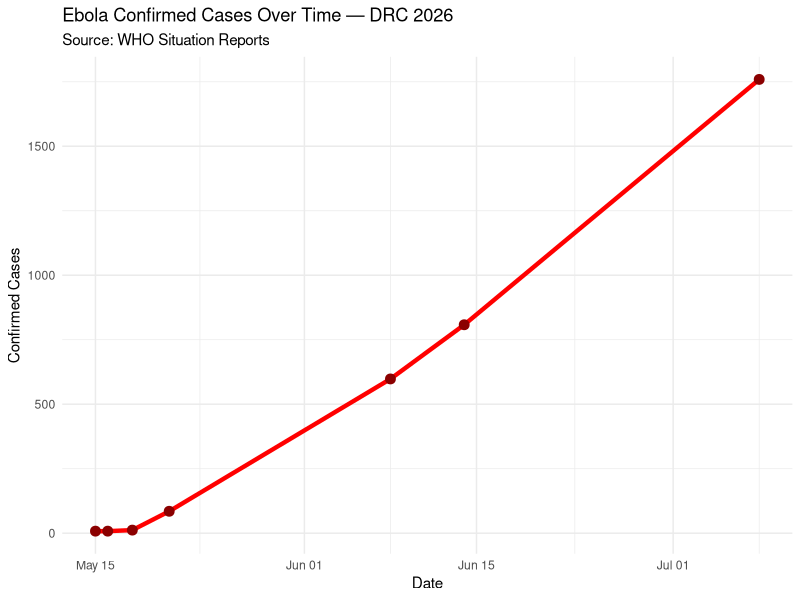
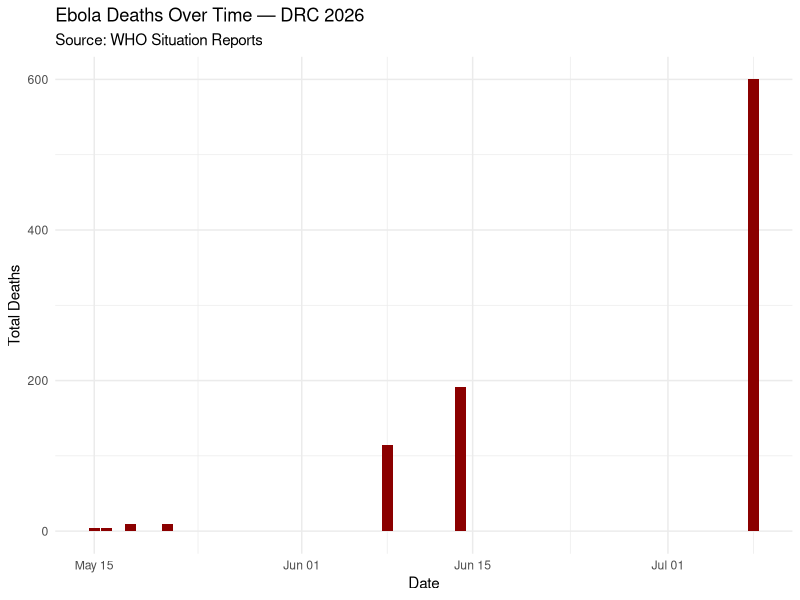
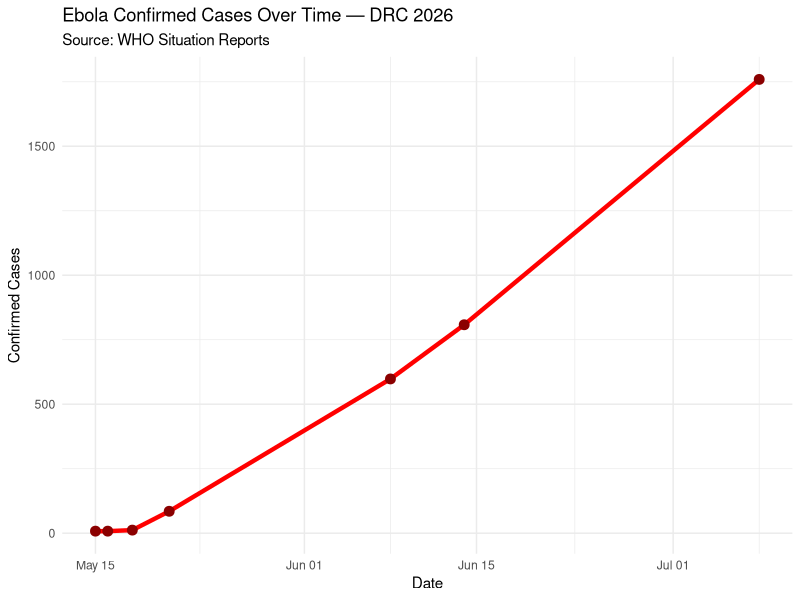
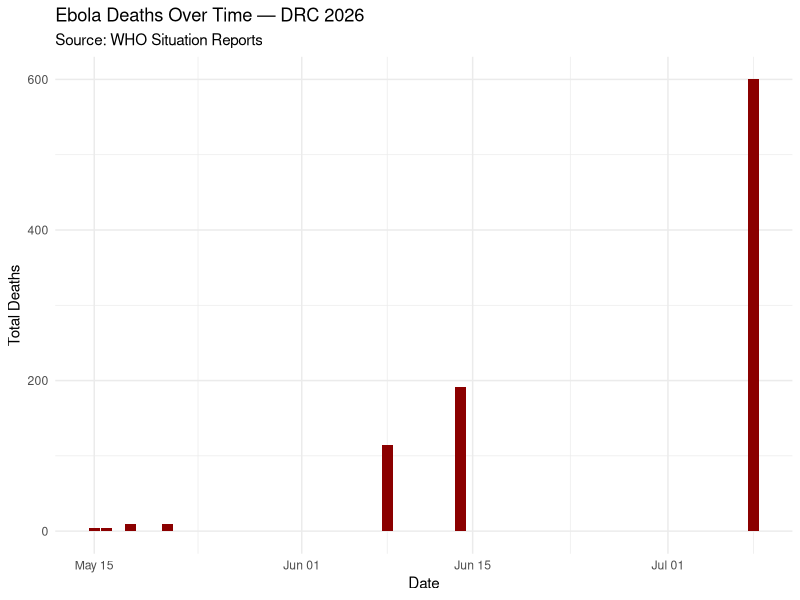

Reproduce these figures in R, in order.
# ============================================
# EBOLA DRC 2026 - Exploratory Analysis
# Author: Finho
# Date: June 2026
# Purpose: Explore and visualize outbreak data
# ============================================

library(tidyverse)

# Load the clean data we saved in script 01
ebola_data <- read.csv("data/clean/ebola_cases.csv")
ebola_data$date <- as.Date(ebola_data$date)

# ---- CHART 1: Case Growth Over Time ----
ggplot(ebola_data, aes(x = date, y = confirmed_cases)) +
    geom_line(color = "red", linewidth = 1.5) +
    geom_point(color = "darkred", size = 3) +
    labs(
        title = "Ebola Confirmed Cases Over Time — DRC 2026",
        subtitle = "Source: WHO Situation Reports", # nolint
        x = "Date",
        y = "Confirmed Cases"
    ) +
    theme_minimal()

# Save chart
ggsave("outputs/figures/01_case_growth.png", width = 10, height = 6)
cat("Chart 1 saved!")

# ---- CHART 2: Deaths Over Time ----
ggplot(ebola_data, aes(x = date, y = deaths)) +
    geom_bar(stat = "identity", fill = "darkred") +
    labs(
        title = "Ebola Deaths Over Time — DRC 2026",
        subtitle = "Source: WHO Situation Reports",
        x = "Date",
        y = "Total Deaths"
    ) +
    theme_minimal()

# Save chart
ggsave("outputs/figures/02_deaths.png", width = 10, height = 6)
cat("Chart 2 saved!")
